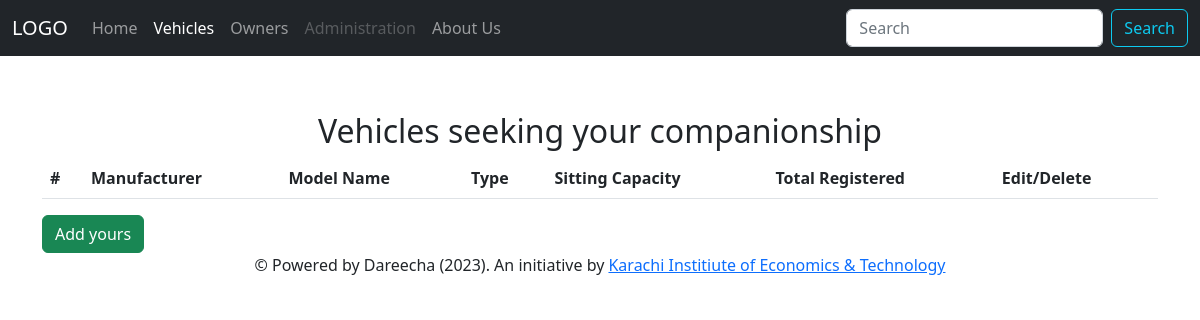
The page /baham/vehicles on the database as committed earlier.
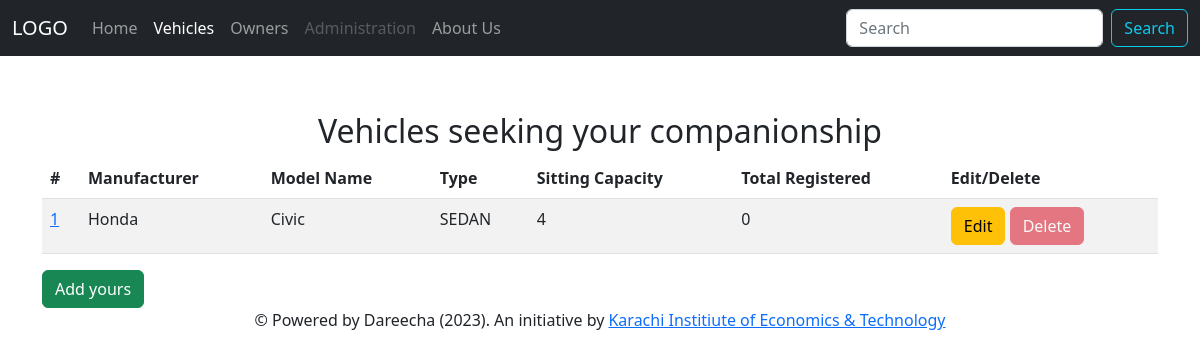
The same page on the database as committed later.
### baham/models.py (models this page shows, shortened)
class VehicleModel(models.Model):
    model_id = models.AutoField(primary_key=True, db_column='id')
    vendor = models.CharField(max_length=20, null=False, blank=False)
    model = models.CharField(max_length=20, null=False, blank=False, default='Unknown')
    type = models.CharField(max_length=50, choices=[(t.name, t.value) for t in VehicleType],
                            help_text="Select the vehicle chassis type")
    capacity = models.PositiveSmallIntegerField(null=False, default=2)
    class Meta:
        db_table = "baham_vehicle_model"

### baham/views.py (the view)
# urls.py: path('baham/vehicles', views.view_vehicles, name='vehicles'),
def view_vehicles(request):
    template = loader.get_template('vehicles.html')
    vehicles = VehicleModel.objects.all().order_by('vendor')
    context = {
        'navbar': 'vehicles',
        'vehicles': vehicles
    }
    return HttpResponse(template.render(context, request))

### baham/templates/vehicles.html
{% include 'header.html' %}
<main role="main">
    <div class="container col-auto">
        <span class="text-center"><h2>Vehicles seeking your companionship</h2></span>
        <table id="dataTable" class="table table-striped display table-responsive">
            <thead>
                <tr>
                    <th scope="col">#</th>
                    <th scope="col">Manufacturer</th>
                    <th scope="col">Model Name</th>
                    <th scope="col">Type</th>
                    <th scope="col">Sitting Capacity</th>
                    <th scope="col">Total Registered</th>
                    <th scope="col">Edit/Delete</th>
                </tr>
            </thead>
            {% for vehicle in vehicles %}
                <tr>
                    <td><a class="btn-link" href="#">{{vehicle.model_id}}</a></td>
                    <td>{{vehicle.vendor}}</td>
                    <td>{{vehicle.model}}</td>
                    <td>{{vehicle.type}}</td>
                    <td>{{vehicle.capacity}}</td>
                    <td>0</td>
                    <td>
                        <button class="btn btn-warning">Edit</button>
                        <button class="btn btn-danger" disabled="disabled">Delete</button>
                    </td>
                </tr>
            {% endfor %}
        </table>
        <a class="btn btn-success" href="{% url 'createvehicle' %}">Add yours</a>
    </div>
</main>
{% include 'footer.html' %}

Rows that differ between the two databases and show on the page:
added VehicleModel: model_id "1", vendor "Honda", model "Civic", type "SEDAN", capacity "4"
